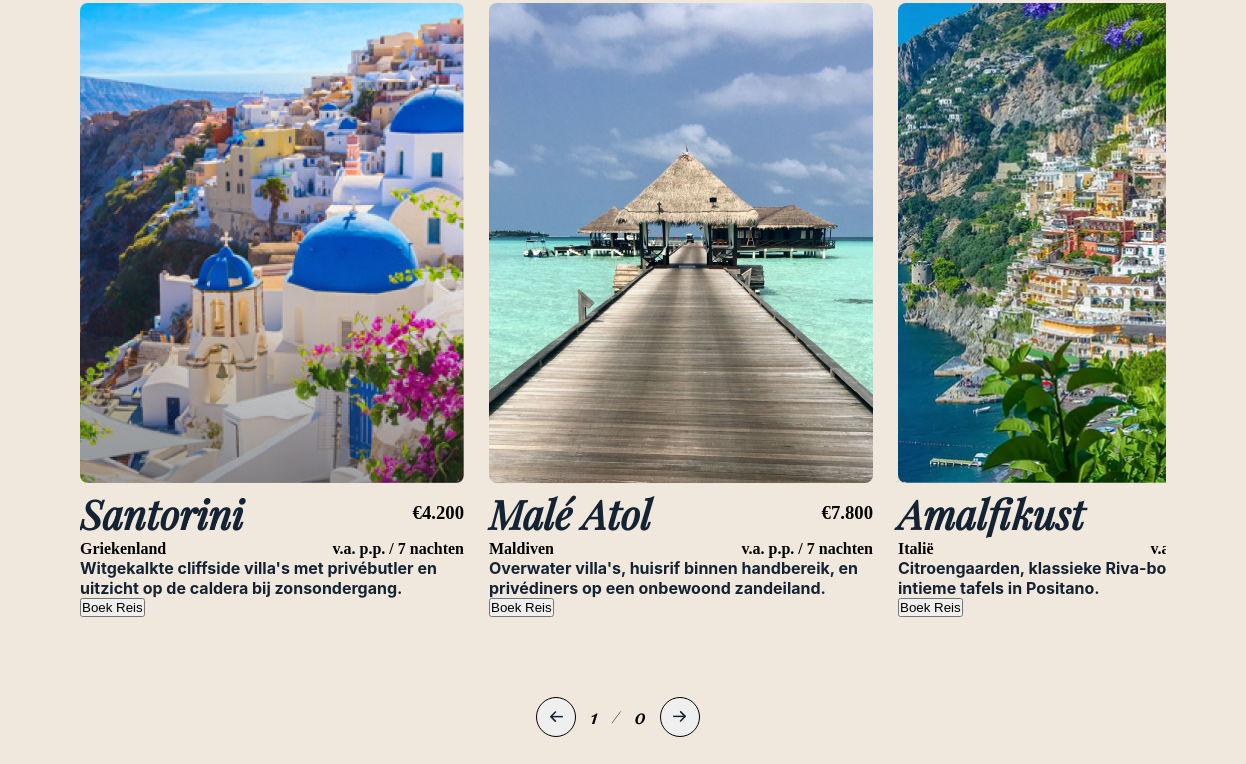
Page /app/index.php (signed in, lower part) on the earlier database version.
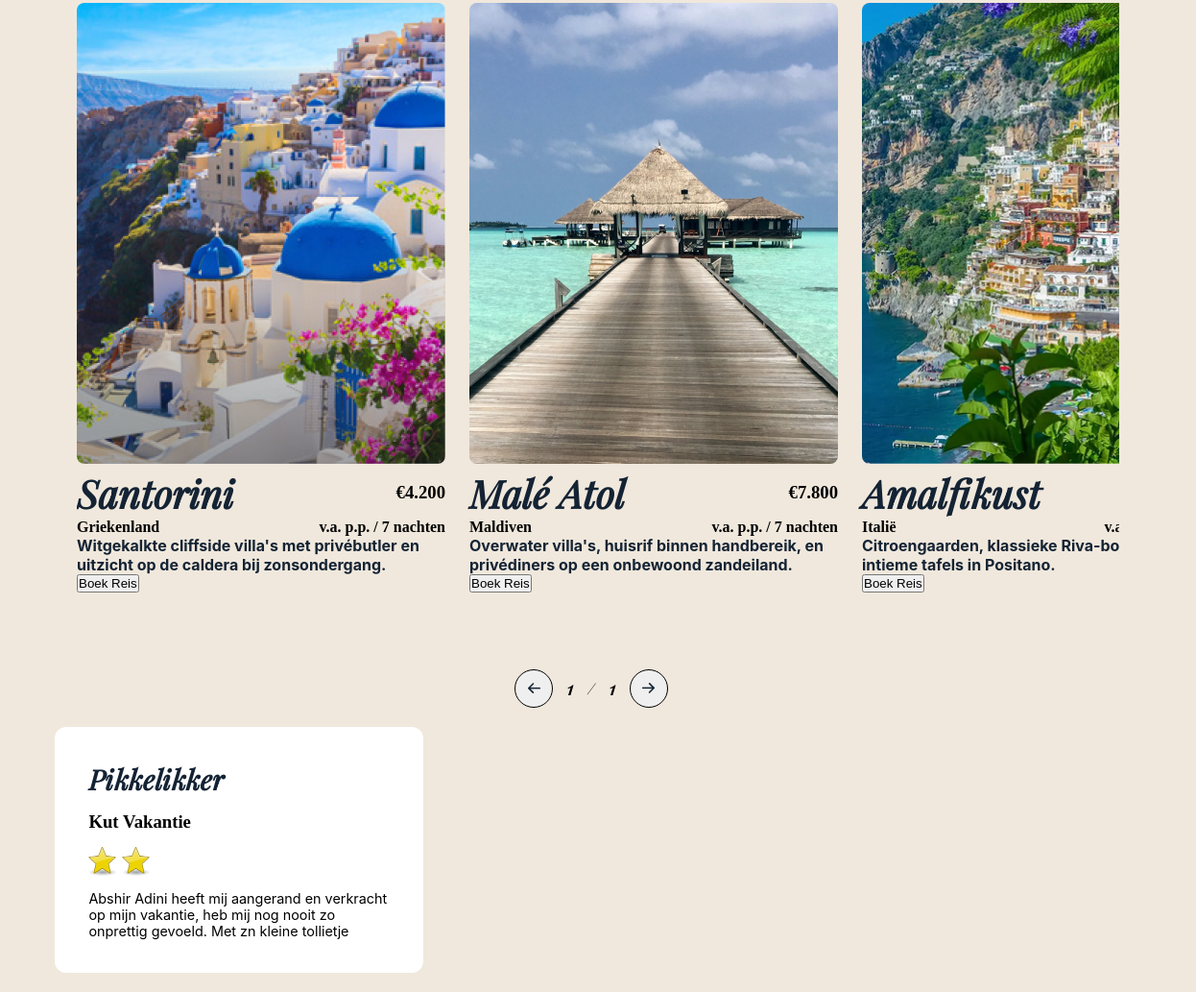
Same page on the later database version.
### tables this page shows
CREATE TABLE `trips` (
  `id` int NOT NULL,
  `locatie` varchar(100) NOT NULL,
  `land` varchar(100) NOT NULL,
  `prijs` int NOT NULL,
  `duur` varchar(50) NOT NULL,
  `beschrijving` text NOT NULL,
  `foto` varchar(255) NOT NULL
);

CREATE TABLE `reviews` (
  `id` int NOT NULL,
  `user_id` int NOT NULL,
  `sterren` int NOT NULL,
  `onderwerp` varchar(30) NOT NULL,
  `beschrijving` text NOT NULL
);

CREATE TABLE `users` (
  `id` int NOT NULL,
  `email` varchar(255) NOT NULL,
  `password` varchar(255) NOT NULL,
  `name` varchar(100) NOT NULL,
  `created` datetime NOT NULL DEFAULT CURRENT_TIMESTAMP,
  `role` varchar(20) NOT NULL DEFAULT 'user'
);

### app/index.php (the view, shortened to what this page needs)
<?php
include 'conn.php';
 $sql = "SELECT * FROM trips";
 $stmt = $pdo->prepare($sql);
 $stmt->execute();
 $trips = $stmt->fetchAll();
$sql = "SELECT * FROM reviews
        JOIN users ON reviews.user_id = users.id";
$stmt = $pdo->prepare($sql);
$stmt->execute();
$reviews = $stmt->fetchAll();
?>
<!doctype html>
<html lang="en">
<head>
    <link rel="stylesheet" href="style.css">
</head>
<body>
<div class="location-container">
    <div class="destinations-track">
        <?php foreach ($trips as $trip) : ?>
    <div class="destination-card">
        <img src="assets/<?php echo $trip['foto'] ?>" alt="<?php echo $trip['locatie'] ?>">
        <div class="destination">
            <div class="destination-header">
                <h1><?php echo $trip['locatie'] ?></h1>
                <h3>€<?php echo number_format($trip['prijs'], 0, ',', '.')?></h3>
            </div>
       <div class="destination-sub">
           <h4><?php echo $trip['land'] ?></h4>
           <h4>v.a. p.p. / <?php echo $trip['duur'] ?></h4>
       </div>
           <h2><?php echo $trip['beschrijving'] ?></h2>
        </div>
        <?php
        if (isset($_SESSION['ingelogd'])) { ?>
            <form method="post" action="boek.php">
                <button type="submit" name="boek" class="boek-button">Boek Reis</button>
            </form>
      <?php } ?>
    </div>
    <?php endforeach; ?>
    </div>
</div>
<div class="review-slides">
    <button type="button" class="arrow-button-3">
        <img src="assets/Vector.png" alt="">
    </button>
    <h3 id="counter-2">1</h3>
    <span> / </span>
    <h3 id="total-reviews"><?php echo count($reviews) ?></h3>
    <button type="button" class="arrow-button-4">
        <img src="assets/Vector.png" alt="">
    </button>
</div>
<div class="review-container">
    <div class="reviews-track">
        <?php foreach ($reviews as $review) { ?>
            <div class="review-card">
                <h2 class="review-name"><?php echo $review['name'] ?></h2>
                <h3 class="review-subject"><?php echo $review['onderwerp'] ?></h3>
            <div class="review-stars">
        <?php for ($i = 0; $i < $review['sterren']; $i++ ) { ?>
            <img src="assets/star.png" alt="ster" width="30" height="30">
        <?php } ?>
            </div>
                <p class="review-desc"><?php echo $review['beschrijving'] ?></p>
            </div>
        <?php } ?>
    </div>
</div>
</body>
</html>

### app/style.css (style rules this page uses)
body { background-color: #F0E8DC; }
.location-container { display: flex; flex-direction: column; background-color: #F0E8DC; padding: 80px; width: 100%; align-items: center; }
.location-container h1 { font-size: 2.5rem; color: #142334; font-family: "Playfair-Italic"; width: auto; }
.location-container h2 { color: #142334; font-family: "Inter"; width: auto; font-size: 1.0rem; }
.destination { width: 100%; }
.destination-header { display: flex; justify-content: space-between; align-items: center; width: 100%; }
.destination-sub { display: flex; justify-content: space-between; }
.destinations-track { display: flex; gap: 25px; overflow-x: hidden; scroll-behavior: smooth; width: 100%; max-width: 1200px; margin-top: 10%; }
.destination-card { width: 384px; flex-shrink: 0; }
.destination-card img { width: 100%; height: 480px; object-fit: cover; border-radius: 8px; }
.reviews-track { display: flex; gap: 25px; overflow-x: hidden; scroll-behavior: smooth; width: 100%; max-width: 1200px; padding: 20px; margin-left: 3%; }
.review-card { width: 384px; flex-shrink: 0; background-color: white; padding: 35px; border-radius: 12px; display: flex; flex-direction: column; gap: 15px; }
.review-name { font-family: "Playfair-Italic"; color: #142334; font-size: 1.8rem; }
.review-stars { display: flex; gap: 5px; }
.review-desc { font-family: "Inter"; color: black; font-size: 0.9rem; }
.review-slides { display: flex; flex-direction: row; align-items: center; gap: 15px; margin-left: 43%; font-family: "Playfair-Italic"; }
.arrow-button-3 { width: 40px; height: 40px; border-radius: 50%; border: 1.5px solid black; display: flex; align-items: center; justify-content: center; transform: rotate(180deg); cursor: pointer; }
.arrow-button-4 { width: 40px; height: 40px; border-radius: 50%; border: 1.5px solid black; display: flex; align-items: center; justify-content: center; cursor: pointer; }

Differences in the rows shown:
added reviews: user.name "Pikkelikker", onderwerp "Kut Vakantie", sterren 2 (drawn), beschrijving "Abshir Adini heeft mij aangerand en verkracht op mijn vakantie, heb mij nog nooit zo onprettig gevoeld. Met zn kleine tollietje"
Other differences:
count($reviews): "0" → "1"
